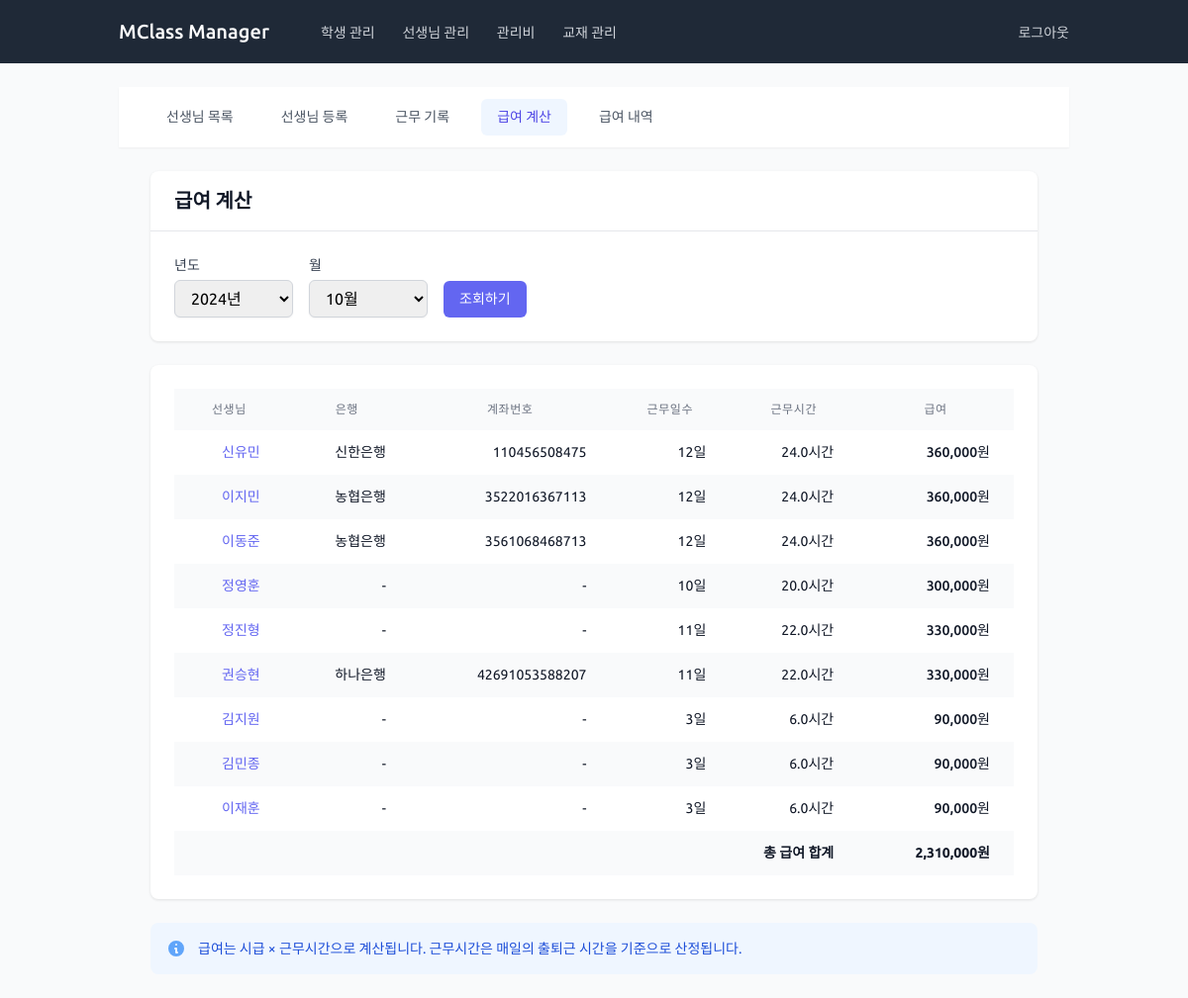
Screenshot of /teachers/salary/calculate/ (signed in) with the database file from the repository.
### teachers/models.py (models this page shows, shortened)
class Teacher(models.Model):
    GENDER_CHOICES = [
        ('M', '남'),
        ('F', '여'),
    ]
    name = models.CharField(max_length=100, verbose_name='이름')
    phone_number = models.CharField(
        max_length=11,
        validators=[validate_phone_number],
        blank=True,
        null=True,
        verbose_name='전화번호'
    )
    email = models.EmailField(blank=True, null=True, verbose_name='이메일')
    gender = models.CharField(max_length=1, choices=GENDER_CHOICES, blank=True, null=True, verbose_name='성별')
    hire_date = models.DateField(blank=True, null=True, verbose_name='입사일')
    resignation_date = models.DateField(null=True, blank=True, verbose_name='퇴사일')
    bank = models.ForeignKey('common.Bank', on_delete=models.SET_NULL, blank=True, null=True, verbose_name='거래은행')
    account_number = models.CharField(max_length=20, blank=True, null=True, verbose_name='급여계좌')
    base_salary = models.IntegerField(blank=True, null=True, verbose_name='급여기준', default=15000)
    additional_salary = models.IntegerField(blank=True, null=True, verbose_name='추가급여', default=0)
    other_info = models.TextField(blank=True, null=True, verbose_name='기타')
    is_active = models.BooleanField(default=True, verbose_name="재직 중")
    extra_field1 = models.CharField(max_length=100, blank=True, null=True, verbose_name='예비1')
    extra_field2 = models.CharField(max_length=100, blank=True, null=True, verbose_name='예비2')
    extra_field3 = models.CharField(max_length=100, blank=True, null=True, verbose_name='예비3')
    extra_field4 = models.CharField(max_length=100, blank=True, null=True, verbose_name='예비4')
    class Meta:
        verbose_name = '교사'
        verbose_name_plural = '교사'

### common/models.py (models this page shows, shortened)
class Bank(models.Model):
    name = models.CharField(max_length=50, unique=True, verbose_name='은행명')
    class Meta:
        verbose_name = '은행'
        verbose_name_plural = '은행'

### teachers/views.py (the view)
# urls.py: path('salary/calculate/', views.SalaryCalculationView.as_view(), name='salary_calculation'),
class SalaryCalculationView(LoginRequiredMixin, View):
    def get(self, request):
        current_year = timezone.now().year
        current_month = timezone.now().month
        date_range = Attendance.objects.aggregate(
            min_date=Min('date'),
            max_date=Max('date')
        )
        if date_range['min_date'] and date_range['max_date']:
            start_year = date_range['min_date'].year
            end_year = date_range['max_date'].year
            years = range(start_year, end_year + 1)
        else:
            years = range(current_year, current_year + 1)
        year = int(request.GET.get('year', current_year))
        month = int(request.GET.get('month', current_month))
        start_date = datetime(year, month, 1)
        end_date = (start_date + timedelta(days=32)).replace(day=1) - timedelta(days=1)
        teachers = Teacher.objects.filter(is_active=True)
        salary_data = []
        for teacher in teachers:
            attendances = Attendance.objects.filter(
                teacher=teacher,
                date__range=[start_date, end_date]
            )
            total_work_hours = 0
            for attendance in attendances:
                if attendance.start_time and attendance.end_time:
                    start_datetime = datetime.combine(attendance.date, attendance.start_time)
                    end_datetime = datetime.combine(attendance.date, attendance.end_time)
                    if end_datetime < start_datetime:  # 자정을 넘긴 경우
                        end_datetime += timedelta(days=1)
                    work_hours = (end_datetime - start_datetime).total_seconds() / 3600
                    total_work_hours += work_hours
            total_work_hours = round(total_work_hours, 2)
            base_amount = int(teacher.base_salary * total_work_hours) if teacher.base_salary else 0
            additional_amount = int(teacher.additional_salary) if teacher.additional_salary else 0
            total_amount = base_amount + additional_amount
            salary_data.append({
                'teacher': teacher,
                'work_days': attendances.count(),
                'work_hours': total_work_hours,
                'total_amount': total_amount,
                'bank_name': teacher.bank.name if teacher.bank else '',
                'account_number': teacher.account_number,
            })
        total_salary = sum(data['total_amount'] for data in salary_data)
        months = range(1, 13)
        context = {
            'year': year,
            'month': month,
            'salary_data': salary_data,
            'years': sorted(list(years), reverse=True),  # 내림차순 정렬
            'months': months,
            'current_year': current_year,
            'current_month': current_month,
            'total_salary': total_salary,
        }
        return render(request, 'teachers/salary_calculation.html', context)

### teachers/templates/teachers/salary_calculation.html (shortened to what this page needs)
{% extends 'teachers/base_teachers.html' %}
{% load humanize %}
{% block teacher_content %}
<div class="space-y-6">
    <div class="content-card">
        <div class="card-header">
            <h1 class="text-xl font-semibold text-gray-900">급여 계산</h1>
        </div>
        <div class="card-body">
            <form method="get" class="flex flex-wrap gap-4 items-end">
                <div>
                    <label for="year" class="form-label">년도</label>
                    <select name="year" id="year" class="form-input min-w-[120px]">
                        {% for y in years %}
                            <option value="{{ y }}" {% if y == year %}selected{% endif %}>
                                {{ y }}년
                            </option>
                        {% endfor %}
                    </select>
                </div>
                <div>
                    <label for="month" class="form-label">월</label>
                    <select name="month" id="month" class="form-input min-w-[120px]">
                        {% for m in months %}
                            <option value="{{ m }}" {% if m == month %}selected{% endif %}>
                                {{ m }}월
                            </option>
                        {% endfor %}
                    </select>
                </div>
                <div>
                    <button type="submit" class="form-button">
                        조회하기
                    </button>
                </div>
            </form>
        </div>
    </div>
    <div class="content-card">
        <div class="card-body">
            <div class="overflow-x-auto">
                <table class="content-table">
                    <thead>
                        <tr>
                            <th class="text-center">선생님</th>
                            <th class="text-center">은행</th>
                            <th>계좌번호</th>
                            <th class="text-right">근무일수</th>
                            <th class="text-right">근무시간</th>
                            <th class="text-right">급여</th>
                        </tr>
                    </thead>
                    <tbody>
                        {% for data in salary_data %}
                        <tr class="hover:bg-gray-50">
                            <td class="text-center">
                                <a href="{% url 'teachers:teacher_detail' data.teacher.id %}"
                                   class="link-primary">
                                    {{ data.teacher.name }}
                                </a>
                            </td>
                            <td class="text-center">{{ data.bank_name|default:"-" }}</td>
                            <td>{{ data.account_number|default:"-" }}</td>
                            <td class="text-right">{{ data.work_days }}일</td>
                            <td class="text-right">{{ data.work_hours|floatformat:1 }}시간</td>
                            <td class="text-right font-medium">{{ data.total_amount|intcomma }}원</td>
                        </tr>
                        {% empty %}
                        <tr>
                            <td colspan="6" class="text-center text-gray-500 py-4">
                                해당 월의 급여 데이터가 없습니다.
                            </td>
                        </tr>
                        {% endfor %}
                    </tbody>
                    <tfoot>
                        <tr class="bg-gray-50">
                            <td colspan="5" class="text-right font-semibold">
                                총 급여 합계
                            </td>
                            <td class="text-right font-semibold text-indigo-600">
                                {{ total_salary|intcomma }}원
                            </td>
                        </tr>
                    </tfoot>
                </table>
            </div>
        </div>
    </div>
    <div class="bg-blue-50 rounded-lg p-4">
        <div class="flex">
            <div class="flex-shrink-0">
                <svg class="h-5 w-5 text-blue-400" xmlns="http://www.w3.org/2000/svg" viewBox="0 0 20 20" fill="currentColor">
                    <path fill-rule="evenodd" d="M18 10a8 8 0 11-16 0 8 8 0 0116 0zm-7-4a1 1 0 11-2 0 1 1 0 012 0zM9 9a1 1 0 000 2v3a1 1 0 001 1h1a1 1 0 100-2v-3a1 1 0 00-1-1H9z" clip-rule="evenodd" />
                </svg>
            </div>
            <div class="ml-3 flex-1">
                <p class="text-sm text-blue-700">
                    급여는 시급 × 근무시간으로 계산됩니다. 근무시간은 매일의 출퇴근 시간을 기준으로 산정됩니다.
                </p>
            </div>
        </div>
    </div>
</div>
{% endblock %}

### static/css/custom.css (style rules this page uses)
body { font-family: 'Ubuntu', 'Nanum Gothic', sans-serif; }
.content-table { width: 100%; border-collapse: separate; border-spacing: 0; }
.content-table thead { background-color: #f9fafb; }
.content-table th { padding: 0.75rem 1.5rem; text-align: center; font-size: 0.75rem; font-weight: 500; text-transform: uppercase; color: #6b7280; letter-spacing: 0.05em; }
.content-table td { padding: 0.75rem 1.5rem; text-align: right; white-space: nowrap; font-size: 0.875rem; color: #111827; }
.content-table tbody tr { background-color: white; }
.content-table tbody tr:nth-child(even) { background-color: #f9fafb; }
.form-label { display: block; font-size: 0.875rem; font-weight: 500; color: #374151; margin-bottom: 0.25rem; }
.form-input { width: 100%; padding: 0.5rem 0.75rem; border: 1px solid #d1d5db; border-radius: 0.375rem; box-shadow: 0 1px 2px rgba(0, 0, 0, 0.05); }
.form-button { display: inline-flex; align-items: center; justify-content: center; padding: 0.5rem 1rem; font-size: 0.875rem; font-weight: 500; border-radius: 0.375rem; color: white; background-color: #6366f1; border: none; transition: background-color 0.2s; }
.content-card { background-color: white; border-radius: 0.5rem; box-shadow: 0 1px 3px rgba(0, 0, 0, 0.1); }
.card-header { padding: 1rem 1.5rem; border-bottom: 1px solid #e5e7eb; }
.card-body { padding: 1.5rem; }
.text-center { text-align: center; }
.overflow-x-auto { overflow-x: auto; }
.link-primary { color: #6366f1; text-decoration: none; }
.content-table td { padding: 0.75rem 1.5rem; white-space: nowrap; font-size: 0.875rem; color: #111827; }
.content-table thead th { padding: 0.75rem 1.5rem; font-size: 0.75rem; font-weight: 500; text-transform: uppercase; color: #6b7280; letter-spacing: 0.05em; text-align: center !important; background-color: #f9fafb; }

### rows the page displays
Teacher: teacher.name "신유민", bank_name "신한은행", account_number "110456508475", work_days "12", work_hours "24.0", total_amount "360,000"
Teacher: teacher.name "이지민", bank_name "농협은행", account_number "3522016367113", work_days "12", work_hours "24.0", total_amount "360,000"
Teacher: teacher.name "이동준", bank_name "농협은행", account_number "3561068468713", work_days "12", work_hours "24.0", total_amount "360,000"
Teacher: teacher.name "정영훈", bank_name "-", account_number "-", work_days "10", work_hours "20.0", total_amount "300,000"
Teacher: teacher.name "정진형", bank_name "-", account_number "-", work_days "11", work_hours "22.0", total_amount "330,000"
Teacher: teacher.name "권승현", bank_name "하나은행", account_number "42691053588207", work_days "11", work_hours "22.0", total_amount "330,000"
Teacher: teacher.name "김지원", bank_name "-", account_number "-", work_days "3", work_hours "6.0", total_amount "90,000"
Teacher: teacher.name "김민종", bank_name "-", account_number "-", work_days "3", work_hours "6.0", total_amount "90,000"
Teacher: teacher.name "이재훈", bank_name "-", account_number "-", work_days "3", work_hours "6.0", total_amount "90,000"

### other values shown
{{ total_salary|intcomma }} "2,310,000"
form field year "2024년"
form field month "10월"
